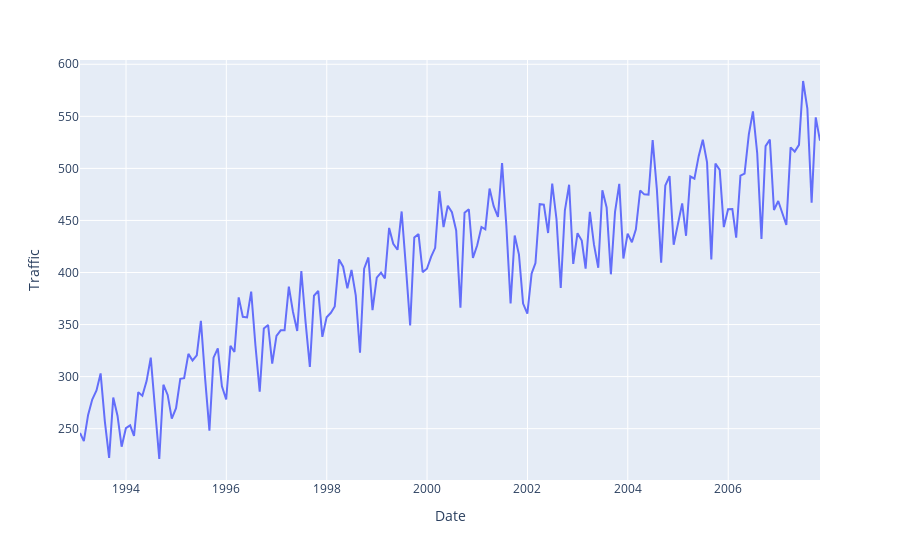

Here is the notebook cell this chart was saved with:
### Code cell
def plot_ts(dataframe, column):
    fig = px.line(dataframe, x="Date", y=column)
    return fig.show()


plot_ts(traffic_ts, "Traffic")

### Figure 1 — Plotly figure (JSON) as saved in the notebook; plotly's stock layout.template omitted (floating-point values rounded to 4 significant figures; data arrays with more than 128 entries replaced by an {"elided": "..."} marker saying what was removed)
{"data": [{"hovertemplate": "Date=%{x}<br>Traffic=%{y}<extra></extra>", "legendgroup": "", "line": {"color": "#636efa", "dash": "solid"}, "marker": {"symbol": "circle"}, "mode": "lines", "name": "", "orientation": "v", "showlegend": false, "type": "scatter", "x": {"elided": "178 str values"}, "xaxis": "x", "y": {"elided": "178 float values"}, "yaxis": "y"}], "layout": {"legend": {"tracegroupgap": 0}, "margin": {"t": 60}, "xaxis": {"anchor": "y", "domain": [0, 1], "title": {"text": "Date"}}, "yaxis": {"anchor": "x", "domain": [0, 1], "title": {"text": "Traffic"}}}}
